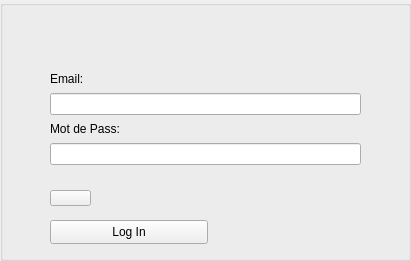
   <widget class="QGroupBox" name="box">
    <property name="geometry">
     <rect>
      <x>0</x>
      <y>240</y>
      <width>411</width>
      <height>261</height>
     </rect>
    </property>
    <property name="title">
     <string/>
    </property>
    <widget class="QWidget" name="verticalLayoutWidget_2">
     <property name="geometry">
      <rect>
       <x>50</x>
       <y>70</y>
       <width>311</width>
       <height>118</height>
      </rect>
     </property>
     <layout class="QVBoxLayout" name="verticalLayout_4">
      <item>
       <widget class="QLabel" name="label_4">
        <property name="text">
         <string>Email:</string>
        </property>
       </widget>
      </item>
      <item>
       <widget class="QLineEdit" name="login"/>
      </item>
      <item>
       <widget class="QLabel" name="label_10">
        <property name="text">
         <string>Mot de Pass:</string>
        </property>
       </widget>
      </item>
      <item>
       <widget class="QLineEdit" name="pass">
        <property name="echoMode">
         <enum>QLineEdit::Password</enum>
        </property>
       </widget>
      </item>
      <item>
       <widget class="QLabel" name="er_log">
        <property name="styleSheet">
         <string notr="true">QLabel{
color: rgb(255, 0, 0);
font-size:11px;
font-family : century gothic;
}</string>
        </property>
        <property name="text">
         <string/>
        </property>
       </widget>
      </item>
     </layout>
    </widget>
    <widget class="QPushButton" name="bo_3">
     <property name="geometry">
      <rect>
       <x>50</x>
       <y>220</y>
       <width>158</width>
       <height>24</height>
      </rect>
     </property>
     <property name="text">
      <string>Log In</string>
     </property>
    </widget>
    <widget class="QPushButton" name="mdp_oub">
     <property name="geometry">
      <rect>
       <x>50</x>
       <y>190</y>
       <width>41</width>
       <height>16</height>
      </rect>
     </property>
     <property name="text">
      <string/>
     </property>
    </widget>
   </widget>
